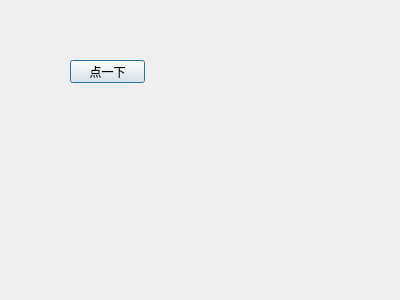
<?xml version="1.0" encoding="UTF-8"?>
<ui version="4.0">
 <class>Dialog</class>
 <widget class="QDialog" name="Dialog">
  <property name="geometry">
   <rect>
    <x>0</x>
    <y>0</y>
    <width>400</width>
    <height>300</height>
   </rect>
  </property>
  <property name="windowTitle">
   <string>Dialog</string>
  </property>
  <widget class="QPushButton" name="pushButton">
   <property name="geometry">
    <rect>
     <x>70</x>
     <y>60</y>
     <width>75</width>
     <height>23</height>
    </rect>
   </property>
   <property name="text">
    <string>点一下</string>
   </property>
  </widget>
 </widget>
 <resources/>
 <connections>
  <connection>
   <sender>pushButton</sender>
   <signal>clicked()</signal>
   <receiver>pushButton</receiver>
   <slot>click()</slot>
   <hints>
    <hint type="sourcelabel">
     <x>115</x>
     <y>64</y>
    </hint>
    <hint type="destinationlabel">
     <x>114</x>
     <y>67</y>
    </hint>
   </hints>
  </connection>
 </connections>
</ui>
